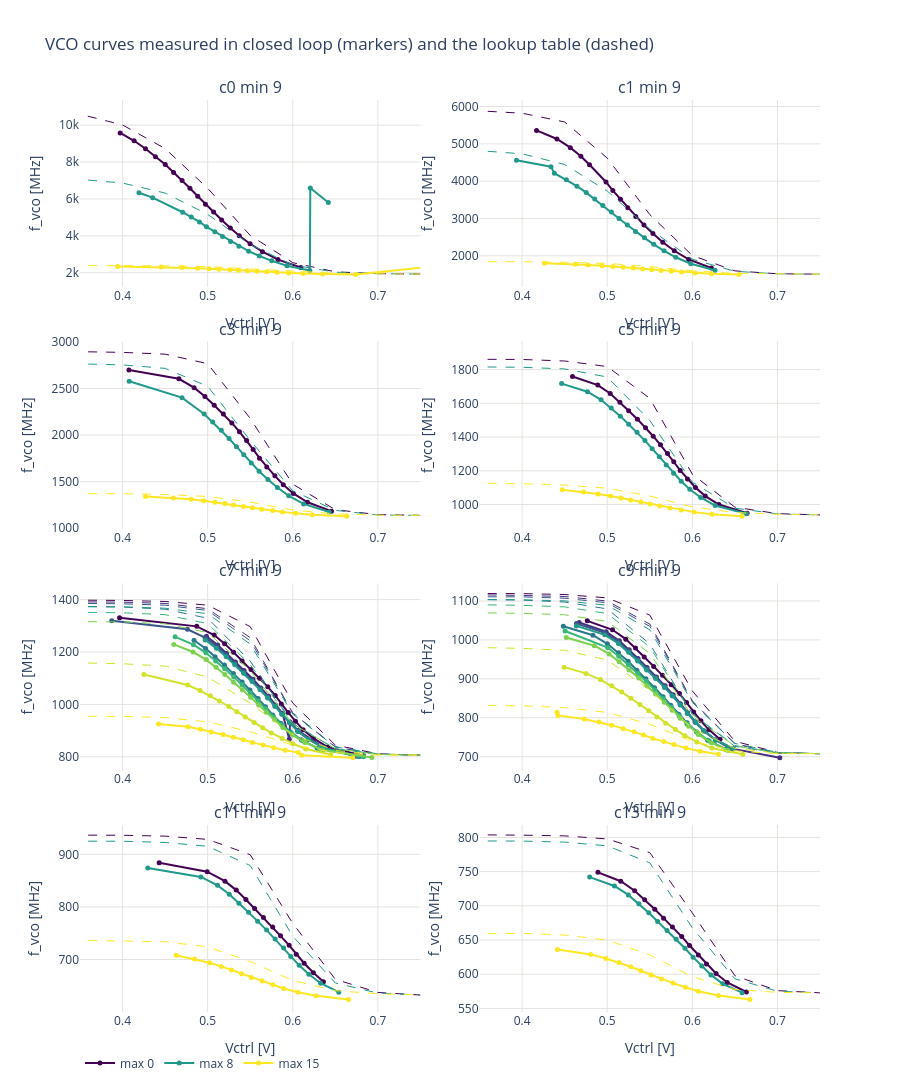

Notebook code cell kept with this figure:
### Code cell
INK, GRID = "#52514e", "#e4e3df"
GROUPS = list(dict.fromkeys(zip(pts["vco_tune_coarse"], pts["vco_current_min"])))  # one panel per coarse / min
N_COLS = 2
N_ROWS = (len(GROUPS) + N_COLS - 1) // N_COLS


def max_color(code):
    """Colour of a vco_current_max code (0: most current, blue; 15: least, yellow)."""
    return sample_colorscale("Viridis", [code / 15])[0]


def save(fig, name):
    """Interactive HTML and a static PNG (kaleido) next to the CSV, then show the figure."""
    base = RESULT_CSV.with_name(f"{RESULT_CSV.stem}_{name}")
    fig.write_html(base.with_suffix(".html"))
    try:
        fig.write_image(base.with_suffix(".png"), width=1100, height=fig.layout.height or 600, scale=2)
        print(f"saved {base}.html and .png")
    except Exception as e:  # kaleido >= 1.0 needs a Chrome/Chromium install (`plotly_get_chrome`)
        print(f"saved {base}.html; PNG export failed: {e}")
    fig.show()


# f_vco against Vctrl per setting, one panel per coarse / min, colour = max code. Markers + line: measured in closed
# loop (locked points); dashed: the lookup table's curve (open loop, 2026-10-01). The horizontal gap between the two
# is the table's Vctrl error.
fig = make_subplots(rows=N_ROWS, cols=N_COLS, horizontal_spacing=0.08, vertical_spacing=0.06,
                    subplot_titles=[f"c{c} min {m}" for c, m in GROUPS])
for n, (coarse, cur_min) in enumerate(GROUPS):
    row, col = n // N_COLS + 1, n % N_COLS + 1
    for code, d in locked[(locked["vco_tune_coarse"] == coarse) & (locked["vco_current_min"] == cur_min)].groupby(
            "vco_current_max"):
        d = d.sort_values("vctrl_meas")
        fig.add_scatter(x=d["vctrl_meas"], y=d["f_vco"] / 1e6, mode="lines+markers", name=f"max {code}",
                        legendgroup=f"max {code}", showlegend=n == 0, line=dict(color=max_color(code)),
                        marker=dict(size=5), row=row, col=col,
                        hovertemplate=f"c{coarse} min {cur_min} max {code}: " + "%{x:.3f} V, %{y:.0f} MHz<extra></extra>")
        vs, fs = lut.curve({"vco_tune_coarse": coarse, "vco_current_min": cur_min, "vco_current_max": code})
        fig.add_scatter(x=vs, y=np.array(fs) / 1e6, mode="lines", showlegend=False, legendgroup=f"max {code}",
                        line=dict(color=max_color(code), dash="dash", width=1), row=row, col=col, hoverinfo="skip")
fig.update_layout(title="VCO curves measured in closed loop (markers) and the lookup table (dashed)",
                  template="plotly_white", height=320 * N_ROWS, legend=dict(orientation="h", y=-0.04))
fig.update_xaxes(title="Vctrl [V]", range=[0.35, 0.75], gridcolor=GRID)
fig.update_yaxes(title="f_vco [MHz]", gridcolor=GRID)
save(fig, "curves")

### Figure 1 — Plotly figure (JSON) as saved in the notebook; plotly's stock layout.template omitted (floating-point values rounded to 4 significant figures)
{"data": [{"hovertemplate": "c0 min 9 max 0: %{x:.3f} V, %{y:.0f} MHz<extra></extra>", "legendgroup": "max 0", "line": {"color": "rgb(68, 1, 84)"}, "marker": {"size": 5}, "mode": "lines+markers", "name": "max 0", "showlegend": true, "type": "scatter", "x": [0.3972, 0.4136, 0.427, 0.4387, 0.4502, 0.46, 0.47, 0.4792, 0.4884, 0.4974, 0.507, 0.5165, 0.5267, 0.5372, 0.5498, 0.5644, 0.5827, 0.6095], "xaxis": "x", "y": [9583.0, 9153.0, 8724.0, 8294.0, 7865.0, 7435.0, 7006.0, 6576.0, 6147.0, 5717.0, 5288.0, 4858.0, 4429.0, 3999.0, 3570.0, 3140.0, 2711.0, 2281.0], "yaxis": "y"}, {"hoverinfo": "skip", "legendgroup": "max 0", "line": {"color": "rgb(68, 1, 84)", "dash": "dash", "width": 1}, "mode": "lines", "showlegend": false, "type": "scatter", "x": [0, 0.2, 0.3, 0.35, 0.4, 0.45, 0.5, 0.55, 0.6, 0.65, 0.7, 0.75], "xaxis": "x", "y": [10860.0, 10840.0, 10770.0, 10600.0, 10010.0, 8733.0, 6577.0, 4023.0, 2544.0, 2046.0, 1949.0, 1924.0], "yaxis": "y"}, {"hovertemplate": "c0 min 9 max 8: %{x:.3f} V, %{y:.0f} MHz<extra></extra>", "legendgroup": "max 8", "line": {"color": "rgb(32, 152, 138)"}, "marker": {"size": 5}, "mode": "lines+markers", "name": "max 8", "showlegend": true, "type": "scatter", "x": [0.4192, 0.4354, 0.4706, 0.4807, 0.4904, 0.4986, 0.5085, 0.5175, 0.5269, 0.5368, 0.5481, 0.5607, 0.5753, 0.5932, 0.6201, 0.6206, 0.6418], "xaxis": "x", "y": [6334.0, 6071.0, 5279.0, 5016.0, 4752.0, 4488.0, 4224.0, 3960.0, 3697.0, 3433.0, 3169.0, 2905.0, 2642.0, 2378.0, 2114.0, 6598.0, 5807.0], "yaxis": "y"}, {"hoverinfo": "skip", "legendgroup": "max 8", "line": {"color": "rgb(32, 152, 138)", "dash": "dash", "width": 1}, "mode": "lines", "showlegend": false, "type": "scatter", "x": [0, 0.2, 0.3, 0.35, 0.4, 0.45, 0.5, 0.55, 0.6, 0.65, 0.7, 0.75], "xaxis": "x", "y": [7232.0, 7223.0, 7143.0, 7062.0, 6862.0, 6319.0, 5165.0, 3526.0, 2419.0, 2027.0, 1948.0, 1924.0], "yaxis": "y"}, {"hovertemplate": "c0 min 9 max 15: %{x:.3f} V, %{y:.0f} MHz<extra></extra>", "legendgroup": "max 15", "line": {"color": "rgb(253, 231, 37)"}, "marker": {"size": 5}, "mode": "lines+markers", "name": "max 15", "showlegend": true, "type": "scatter", "x": [0.3942, 0.4452, 0.4697, 0.4883, 0.5018, 0.5132, 0.5264, 0.5362, 0.5465, 0.5582, 0.5694, 0.5811, 0.595, 0.6122, 0.635, 0.6738, 0.77], "xaxis": "x", "y": [2334.0, 2305.0, 2276.0, 2248.0, 2219.0, 2190.0, 2161.0, 2133.0, 2104.0, 2075.0, 2046.0, 2018.0, 1989.0, 1960.0, 1931.0, 1903.0, 2363.0], "yaxis": "y"}, {"hoverinfo": "skip", "legendgroup": "max 15", "line": {"color": "rgb(253, 231, 37)", "dash": "dash", "width": 1}, "mode": "lines", "showlegend": false, "type": "scatter", "x": [0, 0.2, 0.3, 0.35, 0.4, 0.45, 0.5, 0.55, 0.6, 0.65, 0.7, 0.75], "xaxis": "x", "y": [2420.0, 2411.0, 2403.0, 2399.0, 2391.0, 2376.0, 2330.0, 2207.0, 2052.0, 1968.0, 1942.0, 1924.0], "yaxis": "y"}, {"hovertemplate": "c1 min 9 max 0: %{x:.3f} V, %{y:.0f} MHz<extra></extra>", "legendgroup": "max 0", "line": {"color": "rgb(68, 1, 84)"}, "marker": {"size": 5}, "mode": "lines+markers", "name": "max 0", "showlegend": false, "type": "scatter", "x": [0.4169, 0.4409, 0.4566, 0.469, 0.4791, 0.4986, 0.5066, 0.5156, 0.5241, 0.5335, 0.5431, 0.5537, 0.5653, 0.5787, 0.5957, 0.6224], "xaxis": "x2", "y": [5359.0, 5129.0, 4898.0, 4668.0, 4437.0, 3977.0, 3746.0, 3516.0, 3286.0, 3055.0, 2825.0, 2594.0, 2364.0, 2134.0, 1903.0, 1673.0], "yaxis": "y2"}, {"hoverinfo": "skip", "legendgroup": "max 0", "line": {"color": "rgb(68, 1, 84)", "dash": "dash", "width": 1}, "mode": "lines", "showlegend": false, "type": "scatter", "x": [0, 0.2, 0.3, 0.35, 0.4, 0.45, 0.5, 0.55, 0.6, 0.65, 0.7, 0.75], "xaxis": "x2", "y": [5924.0, 5917.0, 5898.0, 5883.0, 5820.0, 5586.0, 4618.0, 3104.0, 2007.0, 1596.0, 1518.0, 1508.0], "yaxis": "y2"}, {"hovertemplate": "c1 min 9 max 8: %{x:.3f} V, %{y:.0f} MHz<extra></extra>", "legendgroup": "max 8", "line": {"color": "rgb(32, 152, 138)"}, "marker": {"size": 5}, "mode": "lines+markers", "name": "max 8", "showlegend": false, "type": "scatter", "x": [0.3933, 0.4339, 0.4378, 0.4519, 0.4644, 0.4753, 0.4853, 0.4948, 0.5049, 0.5138, 0.5237, 0.5332, 0.5437, 0.5546, 0.5668, 0.5805, 0.5981, 0.6267], "xaxis": "x2", "y": [4559.0, 4386.0, 4212.0, 4039.0, 3866.0, 3693.0, 3519.0, 3346.0, 3173.0, 3000.0, 2826.0, 2653.0, 2480.0, 2307.0, 2133.0, 1960.0, 1787.0, 1614.0], "yaxis": "y2"}, {"hoverinfo": "skip", "legendgroup": "max 8", "line": {"color": "rgb(32, 152, 138)", "dash": "dash", "width": 1}, "mode": "lines", "showlegend": false, "type": "scatter", "x": [0, 0.2, 0.3, 0.35, 0.4, 0.45, 0.5, 0.55, 0.6, 0.65, 0.7, 0.75], "xaxis": "x2", "y": [4849.0, 4847.0, 4835.0, 4815.0, 4732.0, 4446.0, 3735.0, 2714.0, 1907.0, 1584.0, 1516.0, 1508.0], "yaxis": "y2"}, {"hovertemplate": "c1 min 9 max 15: %{x:.3f} V, %{y:.0f} MHz<extra></extra>", "legendgroup": "max 15", "line": {"color": "rgb(253, 231, 37)"}, "marker": {"size": 5}, "mode": "lines+markers", "name": "max 15", "showlegend": false, "type": "scatter", "x": [0.4264, 0.4627, 0.4775, 0.4938, 0.5066, 0.5188, 0.5304, 0.5416, 0.5522, 0.5631, 0.5753, 0.5873, 0.6033, 0.6222, 0.6549], "xaxis": "x2", "y": [1797.0, 1776.0, 1755.0, 1733.0, 1712.0, 1691.0, 1670.0, 1648.0, 1627.0, 1606.0, 1585.0, 1563.0, 1542.0, 1521.0, 1499.0], "yaxis": "y2"}, {"hoverinfo": "skip", "legendgroup": "max 15", "line": {"color": "rgb(253, 231, 37)", "dash": "dash", "width": 1}, "mode": "lines", "showlegend": false, "type": "scatter", "x": [0, 0.2, 0.3, 0.35, 0.4, 0.45, 0.5, 0.55, 0.6, 0.65, 0.7, 0.75], "xaxis": "x2", "y": [1855.0, 1852.0, 1850.0, 1844.0, 1840.0, 1828.0, 1795.0, 1711.0, 1596.0, 1529.0, 1511.0, 1508.0], "yaxis": "y2"}, {"hovertemplate": "c3 min 9 max 0: %{x:.3f} V, %{y:.0f} MHz<extra></extra>", "legendgroup": "max 0", "line": {"color": "rgb(68, 1, 84)"}, "marker": {"size": 5}, "mode": "lines+markers", "name": "max 0", "showlegend": false, "type": "scatter", "x": [0.4075, 0.4662, 0.4841, 0.4968, 0.5077, 0.5185, 0.5284, 0.5373, 0.5458, 0.5535, 0.5609, 0.5695, 0.579, 0.5889, 0.6007, 0.6173, 0.6454], "xaxis": "x3", "y": [2699.0, 2604.0, 2509.0, 2414.0, 2320.0, 2225.0, 2130.0, 2036.0, 1941.0, 1846.0, 1752.0, 1657.0, 1562.0, 1467.0, 1373.0, 1278.0, 1183.0], "yaxis": "y3"}, {"hoverinfo": "skip", "legendgroup": "max 0", "line": {"color": "rgb(68, 1, 84)", "dash": "dash", "width": 1}, "mode": "lines", "showlegend": false, "type": "scatter", "x": [0, 0.2, 0.3, 0.35, 0.4, 0.45, 0.5, 0.55, 0.6, 0.65, 0.7, 0.75], "xaxis": "x3", "y": [2903.0, 2901.0, 2898.0, 2896.0, 2888.0, 2869.0, 2767.0, 2179.0, 1473.0, 1198.0, 1146.0, 1138.0], "yaxis": "y3"}, {"hovertemplate": "c3 min 9 max 8: %{x:.3f} V, %{y:.0f} MHz<extra></extra>", "legendgroup": "max 8", "line": {"color": "rgb(32, 152, 138)"}, "marker": {"size": 5}, "mode": "lines+markers", "name": "max 8", "showlegend": false, "type": "scatter", "x": [0.4078, 0.4698, 0.496, 0.506, 0.516, 0.5252, 0.5339, 0.5424, 0.5512, 0.5605, 0.5708, 0.582, 0.5953, 0.6128, 0.6429], "xaxis": "x3", "y": [2578.0, 2402.0, 2227.0, 2139.0, 2051.0, 1963.0, 1875.0, 1788.0, 1700.0, 1612.0, 1524.0, 1436.0, 1348.0, 1261.0, 1173.0], "yaxis": "y3"}, {"hoverinfo": "skip", "legendgroup": "max 8", "line": {"color": "rgb(32, 152, 138)", "dash": "dash", "width": 1}, "mode": "lines", "showlegend": false, "type": "scatter", "x": [0, 0.2, 0.3, 0.35, 0.4, 0.45, 0.5, 0.55, 0.6, 0.65, 0.7, 0.75], "xaxis": "x3", "y": [2773.0, 2772.0, 2768.0, 2764.0, 2754.0, 2716.0, 2524.0, 1943.0, 1401.0, 1192.0, 1142.0, 1138.0], "yaxis": "y3"}, {"hovertemplate": "c3 min 9 max 15: %{x:.3f} V, %{y:.0f} MHz<extra></extra>", "legendgroup": "max 15", "line": {"color": "rgb(253, 231, 37)"}, "marker": {"size": 5}, "mode": "lines+markers", "name": "max 15", "showlegend": false, "type": "scatter", "x": [0.427, 0.4597, 0.4807, 0.4953, 0.5085, 0.5203, 0.5304, 0.5421, 0.5526, 0.5635, 0.5765, 0.588, 0.6032, 0.6229, 0.6636], "xaxis": "x3", "y": [1340.0, 1325.0, 1310.0, 1294.0, 1279.0, 1264.0, 1249.0, 1234.0, 1219.0, 1204.0, 1189.0, 1174.0, 1159.0, 1144.0, 1129.0], "yaxis": "y3"}, {"hoverinfo": "skip", "legendgroup": "max 15", "line": {"color": "rgb(253, 231, 37)", "dash": "dash", "width": 1}, "mode": "lines", "showlegend": false, "type": "scatter", "x": [0, 0.2, 0.3, 0.35, 0.4, 0.45, 0.5, 0.55, 0.6, 0.65, 0.7, 0.75], "xaxis": "x3", "y": [1381.0, 1378.0, 1376.0, 1376.0, 1370.0, 1362.0, 1341.0, 1280.0, 1194.0, 1153.0, 1140.0, 1138.0], "yaxis": "y3"}, {"hovertemplate": "c5 min 9 max 0: %{x:.3f} V, %{y:.0f} MHz<extra></extra>", "legendgroup": "max 0", "line": {"color": "rgb(68, 1, 84)"}, "marker": {"size": 5}, "mode": "lines+markers", "name": "max 0", "showlegend": false, "type": "scatter", "x": [0.4591, 0.4889, 0.5035, 0.5149, 0.5252, 0.5355, 0.545, 0.554, 0.5626, 0.5709, 0.5781, 0.5857, 0.5943, 0.6036, 0.6152, 0.6312, 0.6643], "xaxis": "x4", "y": [1759.0, 1708.0, 1658.0, 1607.0, 1556.0, 1506.0, 1455.0, 1405.0, 1354.0, 1303.0, 1253.0, 1202.0, 1152.0, 1101.0, 1050.0, 1000.0, 949.0], "yaxis": "y4"}, {"hoverinfo": "skip", "legendgroup": "max 0", "line": {"color": "rgb(68, 1, 84)", "dash": "dash", "width": 1}, "mode": "lines", "showlegend": false, "type": "scatter", "x": [0, 0.2, 0.3, 0.35, 0.4, 0.45, 0.5, 0.55, 0.6, 0.65, 0.7, 0.75], "xaxis": "x4", "y": [1910.0, 1863.0, 1862.0, 1861.0, 1860.0, 1851.0, 1818.0, 1630.0, 1179.0, 984.3, 945.8, 938.5], "yaxis": "y4"}, {"hovertemplate": "c5 min 9 max 8: %{x:.3f} V, %{y:.0f} MHz<extra></extra>", "legendgroup": "max 8", "line": {"color": "rgb(32, 152, 138)"}, "marker": {"size": 5}, "mode": "lines+markers", "name": "max 8", "showlegend": false, "type": "scatter", "x": [0.4464, 0.4768, 0.4927, 0.5047, 0.5153, 0.5252, 0.535, 0.5443, 0.5527, 0.5612, 0.5693, 0.578, 0.5869, 0.597, 0.6098, 0.6268, 0.6636], "xaxis": "x4", "y": [1717.0, 1669.0, 1621.0, 1572.0, 1524.0, 1476.0, 1428.0, 1379.0, 1331.0, 1283.0, 1235.0, 1186.0, 1138.0, 1090.0, 1042.0, 994.0, 945.0], "yaxis": "y4"}, {"hoverinfo": "skip", "legendgroup": "max 8", "line": {"color": "rgb(32, 152, 138)", "dash": "dash", "width": 1}, "mode": "lines", "showlegend": false, "type": "scatter", "x": [0, 0.2, 0.3, 0.35, 0.4, 0.45, 0.5, 0.55, 0.6, 0.65, 0.7, 0.75], "xaxis": "x4", "y": [1863.0, 1819.0, 1818.0, 1817.0, 1814.0, 1804.0, 1756.0, 1498.0, 1133.0, 978.3, 944.3, 938.5], "yaxis": "y4"}, {"hovertemplate": "c5 min 9 max 15: %{x:.3f} V, %{y:.0f} MHz<extra></extra>", "legendgroup": "max 15", "line": {"color": "rgb(253, 231, 37)"}, "marker": {"size": 5}, "mode": "lines+markers", "name": "max 15", "showlegend": false, "type": "scatter", "x": [0.4471, 0.472, 0.4892, 0.504, 0.5161, 0.5274, 0.5396, 0.5502, 0.5616, 0.5737, 0.587, 0.602, 0.623, 0.6584], "xaxis": "x4", "y": [1087.0, 1075.0, 1063.0, 1051.0, 1039.0, 1027.0, 1015.0, 1003.0, 991.0, 979.0, 967.0, 955.0, 943.0, 931.0], "yaxis": "y4"}, {"hoverinfo": "skip", "legendgroup": "max 15", "line": {"color": "rgb(253, 231, 37)", "dash": "dash", "width": 1}, "mode": "lines", "showlegend": false, "type": "scatter", "x": [0, 0.2, 0.3, 0.35, 0.4, 0.45, 0.5, 0.55, 0.6, 0.65, 0.7, 0.75], "xaxis": "x4", "y": [1127.0, 1128.0, 1125.0, 1127.0, 1123.0, 1116.0, 1096.0, 1051.0, 985.6, 952.6, 942.2, 938.5], "yaxis": "y4"}, {"hovertemplate": "c7 min 9 max 0: %{x:.3f} V, %{y:.0f} MHz<extra></extra>", "legendgroup": "max 0", "line": {"color": "rgb(68, 1, 84)"}, "marker": {"size": 5}, "mode": "lines+markers", "name": "max 0", "showlegend": false, "type": "scatter", "x": [0.3965, 0.4872, 0.5077, 0.5199, 0.5305, 0.5405, 0.551, 0.5609, 0.5706, 0.5794, 0.5866, 0.5947, 0.6032, 0.6122, 0.6244, 0.6411, 0.6831], "xaxis": "x5", "y": [1331.0, 1298.0, 1265.0, 1232.0, 1199.0, 1166.0, 1133.0, 1100.0, 1067.0, 1034.0, 1002.0, 969.0, 936.0, 903.0, 870.0, 837.0, 804.0], "yaxis": "y5"}, {"hoverinfo": "skip", "legendgroup": "max 0", "line": {"color": "rgb(68, 1, 84)", "dash": "dash", "width": 1}, "mode": "lines", "showlegend": false, "type": "scatter", "x": [0, 0.2, 0.3, 0.35, 0.4, 0.45, 0.5, 0.55, 0.6, 0.65, 0.7, 0.75], "xaxis": "x5", "y": [1426.0, 1400.0, 1399.0, 1398.0, 1397.0, 1393.0, 1379.0, 1297.0, 1005.0, 844.7, 811.5, 806.3], "yaxis": "y5"}, {"hovertemplate": "c7 min 9 max 2: %{x:.3f} V, %{y:.0f} MHz<extra></extra>", "legendgroup": "max 2", "line": {"color": "rgb(70, 47, 123)"}, "marker": {"size": 5}, "mode": "lines+markers", "name": "max 2", "showlegend": false, "type": "scatter", "x": [0.4986, 0.5118, 0.5222, 0.5326, 0.5427, 0.5533, 0.5625, 0.5717, 0.5798, 0.588, 0.5959, 0.5969, 0.6063, 0.6365, 0.6736], "xaxis": "x5", "y": [1260.0, 1227.0, 1194.0, 1162.0, 1129.0, 1096.0, 1063.0, 1031.0, 998.0, 965.0, 867.0, 933.0, 900.0, 835.0, 802.0], "yaxis": "y5"}, {"hoverinfo": "skip", "legendgroup": "max 2", "line": {"color": "rgb(70, 47, 123)", "dash": "dash", "width": 1}, "mode": "lines", "showlegend": false, "type": "scatter", "x": [0, 0.2, 0.3, 0.35, 0.4, 0.45, 0.5, 0.55, 0.6, 0.65, 0.7, 0.75], "xaxis": "x5", "y": [1420.0, 1394.0, 1393.0, 1392.0, 1390.0, 1385.0, 1365.0, 1255.0, 966.6, 837.2, 809.8, 806.3], "yaxis": "y5"}, {"hovertemplate": "c7 min 9 max 4: %{x:.3f} V, %{y:.0f} MHz<extra></extra>", "legendgroup": "max 4", "line": {"color": "rgb(57, 85, 139)"}, "marker": {"size": 5}, "mode": "lines+markers", "name": "max 4", "showlegend": false, "type": "scatter", "x": [0.3873, 0.4761, 0.497, 0.5106, 0.5215, 0.5318, 0.5421, 0.552, 0.5616, 0.5706, 0.5789, 0.587, 0.5963, 0.606, 0.6184, 0.6368, 0.6784], "xaxis": "x5", "y": [1319.0, 1287.0, 1255.0, 1222.0, 1190.0, 1157.0, 1125.0, 1093.0, 1060.0, 1028.0, 995.0, 963.0, 931.0, 898.0, 866.0, 833.0, 801.0], "yaxis": "y5"}, {"hoverinfo": "skip", "legendgroup": "max 4", "line": {"color": "rgb(57, 85, 139)", "dash": "dash", "width": 1}, "mode": "lines", "showlegend": false, "type": "scatter", "x": [0, 0.2, 0.3, 0.35, 0.4, 0.45, 0.5, 0.55, 0.6, 0.65, 0.7, 0.75], "xaxis": "x5", "y": [1414.0, 1388.0, 1387.0, 1386.0, 1384.0, 1379.0, 1359.0, 1243.0, 967.5, 838.7, 809.1, 806.3], "yaxis": "y5"}, {"hovertemplate": "c7 min 9 max 6: %{x:.3f} V, %{y:.0f} MHz<extra></extra>", "legendgroup": "max 6", "line": {"color": "rgb(42, 120, 142)"}, "marker": {"size": 5}, "mode": "lines+markers", "name": "max 6", "showlegend": false, "type": "scatter", "x": [0.484, 0.4976, 0.5088, 0.5197, 0.5303, 0.5405, 0.5497, 0.5593, 0.568, 0.5764, 0.586, 0.5969, 0.61, 0.6288, 0.683], "xaxis": "x5", "y": [1245.0, 1213.0, 1182.0, 1150.0, 1118.0, 1086.0, 1055.0, 1023.0, 991.0, 960.0, 928.0, 896.0, 865.0, 833.0, 801.0], "yaxis": "y5"}, {"hoverinfo": "skip", "legendgroup": "max 6", "line": {"color": "rgb(42, 120, 142)", "dash": "dash", "width": 1}, "mode": "lines", "showlegend": false, "type": "scatter", "x": [0, 0.2, 0.3, 0.35, 0.4, 0.45, 0.5, 0.55, 0.6, 0.65, 0.7, 0.75], "xaxis": "x5", "y": [1403.0, 1377.0, 1375.0, 1375.0, 1372.0, 1363.0, 1329.0, 1165.0, 928.6, 829.8, 809.9, 806.3], "yaxis": "y5"}, {"hovertemplate": "c7 min 9 max 8: %{x:.3f} V, %{y:.0f} MHz<extra></extra>", "legendgroup": "max 8", "line": {"color": "rgb(32, 152, 138)"}, "marker": {"size": 5}, "mode": "lines+markers", "name": "max 8", "showlegend": false, "type": "scatter", "x": [0.4971, 0.5103, 0.5218, 0.5319, 0.5422, 0.5523, 0.5616, 0.5705, 0.5792, 0.5878, 0.5963, 0.606, 0.619, 0.637, 0.677], "xaxis": "x5", "y": [1246.0, 1214.0, 1182.0, 1151.0, 1119.0, 1087.0, 1056.0, 1024.0, 992.0, 961.0, 929.0, 897.0, 866.0, 834.0, 802.0], "yaxis": "y5"}, {"hoverinfo": "skip", "legendgroup": "max 8", "line": {"color": "rgb(32, 152, 138)", "dash": "dash", "width": 1}, "mode": "lines", "showlegend": false, "type": "scatter", "x": [0, 0.2, 0.3, 0.35, 0.4, 0.45, 0.5, 0.55, 0.6, 0.65, 0.7, 0.75], "xaxis": "x5", "y": [1401.0, 1376.0, 1375.0, 1374.0, 1372.0, 1367.0, 1346.0, 1230.0, 963.2, 837.7, 811.1, 806.3], "yaxis": "y5"}, {"hovertemplate": "c7 min 9 max 10: %{x:.3f} V, %{y:.0f} MHz<extra></extra>", "legendgroup": "max 10", "line": {"color": "rgb(53, 183, 121)"}, "marker": {"size": 5}, "mode": "lines+markers", "name": "max 10", "showlegend": false, "type": "scatter", "x": [0.4618, 0.4834, 0.4979, 0.5095, 0.52, 0.5307, 0.5405, 0.55, 0.5591, 0.5682, 0.5775, 0.587, 0.5982, 0.6115, 0.6313, 0.683], "xaxis": "x5", "y": [1258.0, 1228.0, 1197.0, 1166.0, 1136.0, 1105.0, 1075.0, 1044.0, 1014.0, 983.0, 952.0, 922.0, 891.0, 861.0, 830.0, 800.0], "yaxis": "y5"}, {"hoverinfo": "skip", "legendgroup": "max 10", "line": {"color": "rgb(53, 183, 121)", "dash": "dash", "width": 1}, "mode": "lines", "showlegend": false, "type": "scatter", "x": [0, 0.2, 0.3, 0.35, 0.4, 0.45, 0.5, 0.55, 0.6, 0.65, 0.7, 0.75], "xaxis": "x5", "y": [1379.0, 1355.0, 1353.0, 1352.0, 1350.0, 1343.0, 1308.0, 1152.0, 925.9, 830.9, 809.5, 806.3], "yaxis": "y5"}, {"hovertemplate": "c7 min 9 max 12: %{x:.3f} V, %{y:.0f} MHz<extra></extra>", "legendgroup": "max 12", "line": {"color": "rgb(124, 209, 79)"}, "marker": {"size": 5}, "mode": "lines+markers", "name": "max 12", "showlegend": false, "type": "scatter", "x": [0.4602, 0.4828, 0.4982, 0.5099, 0.5203, 0.5304, 0.5408, 0.5505, 0.5599, 0.5689, 0.5786, 0.5883, 0.5998, 0.6143, 0.6352, 0.6929], "xaxis": "x5", "y": [1229.0, 1200.0, 1171.0, 1142.0, 1114.0, 1085.0, 1056.0, 1027.0, 998.0, 970.0, 941.0, 912.0, 883.0, 855.0, 826.0, 797.0], "yaxis": "y5"}, {"hoverinfo": "skip", "legendgroup": "max 12", "line": {"color": "rgb(124, 209, 79)", "dash": "dash", "width": 1}, "mode": "lines", "showlegend": false, "type": "scatter", "x": [0, 0.2, 0.3, 0.35, 0.4, 0.45, 0.5, 0.55, 0.6, 0.65, 0.7, 0.75], "xaxis": "x5", "y": [1339.0, 1318.0, 1317.0, 1317.0, 1315.0, 1308.0, 1274.0, 1129.0, 925.5, 831.0, 808.9, 806.3], "yaxis": "y5"}, {"hovertemplate": "c7 min 9 max 14: %{x:.3f} V, %{y:.0f} MHz<extra></extra>", "legendgroup": "max 14", "line": {"color": "rgb(210, 226, 41)"}, "marker": {"size": 5}, "mode": "lines+markers", "name": "max 14", "showlegend": false, "type": "scatter", "x": [0.4251, 0.4766, 0.4911, 0.5031, 0.5138, 0.5248, 0.5344, 0.5442, 0.5546, 0.5645, 0.5749, 0.5875, 0.6002, 0.6152, 0.6445], "xaxis": "x5", "y": [1114.0, 1074.0, 1053.0, 1033.0, 1013.0, 992.0, 972.0, 952.0, 931.0, 911.0, 891.0, 870.0, 850.0, 830.0, 809.0], "yaxis": "y5"}, {"hoverinfo": "skip", "legendgroup": "max 14", "line": {"color": "rgb(210, 226, 41)", "dash": "dash", "width": 1}, "mode": "lines", "showlegend": false, "type": "scatter", "x": [0, 0.2, 0.3, 0.35, 0.4, 0.45, 0.5, 0.55, 0.6, 0.65, 0.7, 0.75], "xaxis": "x5", "y": [1159.0, 1161.0, 1158.0, 1159.0, 1155.0, 1146.0, 1104.0, 1004.0, 883.9, 824.3, 809.1, 806.3], "yaxis": "y5"}, {"hovertemplate": "c7 min 9 max 15: %{x:.3f} V, %{y:.0f} MHz<extra></extra>", "legendgroup": "max 15", "line": {"color": "rgb(253, 231, 37)"}, "marker": {"size": 5}, "mode": "lines+markers", "name": "max 15", "showlegend": false, "type": "scatter", "x": [0.4423, 0.4769, 0.4915, 0.5043, 0.5182, 0.5303, 0.542, 0.5525, 0.5652, 0.5776, 0.5909, 0.6063, 0.6105, 0.6706], "xaxis": "x5", "y": [925.0, 915.0, 905.0, 895.0, 885.0, 875.0, 865.0, 855.0, 845.0, 835.0, 825.0, 816.0, 806.0, 796.0], "yaxis": "y5"}, {"hoverinfo": "skip", "legendgroup": "max 15", "line": {"color": "rgb(253, 231, 37)", "dash": "dash", "width": 1}, "mode": "lines", "showlegend": false, "type": "scatter", "x": [0, 0.2, 0.3, 0.35, 0.4, 0.45, 0.5, 0.55, 0.6, 0.65, 0.7, 0.75], "xaxis": "x5", "y": [957.7, 955.8, 956.3, 956.0, 954.3, 949.7, 933.5, 895.7, 844.6, 816.0, 806.2, 806.3], "yaxis": "y5"}, {"hovertemplate": "c9 min 9 max 0: %{x:.3f} V, %{y:.0f} MHz<extra></extra>", "legendgroup": "max 0", "line": {"color": "rgb(68, 1, 84)"}, "marker": {"size": 5}, "mode": "lines+markers", "name": "max 0", "showlegend": false, "type": "scatter", "x": [0.4765, 0.5062, 0.5218, 0.5332, 0.5434, 0.5546, 0.5649, 0.5752, 0.5848, 0.5932, 0.6016, 0.6101, 0.6195, 0.6325], "xaxis": "x6", "y": [1049.0, 1026.0, 1002.0, 979.0, 956.0, 932.0, 909.0, 885.0, 862.0, 839.0, 815.0, 792.0, 769.0, 745.0], "yaxis": "y6"}, {"hoverinfo": "skip", "legendgroup": "max 0", "line": {"color": "rgb(68, 1, 84)", "dash": "dash", "width": 1}, "mode": "lines", "showlegend": false, "type": "scatter", "x": [0, 0.2, 0.3, 0.35, 0.4, 0.45, 0.5, 0.55, 0.6, 0.65, 0.7, 0.75], "xaxis": "x6", "y": [1121.0, 1121.0, 1120.0, 1120.0, 1119.0, 1117.0, 1108.0, 1064.0, 868.9, 739.6, 710.9, 707.7], "yaxis": "y6"}, {"hovertemplate": "c9 min 9 max 2: %{x:.3f} V, %{y:.0f} MHz<extra></extra>", "legendgroup": "max 2", "line": {"color": "rgb(70, 47, 123)"}, "marker": {"size": 5}, "mode": "lines+markers", "name": "max 2", "showlegend": false, "type": "scatter", "x": [0.4669, 0.4986, 0.5142, 0.5258, 0.5361, 0.5467, 0.5578, 0.568, 0.5775, 0.5859, 0.5944, 0.6039, 0.6143, 0.6275, 0.6482, 0.7028], "xaxis": "x6", "y": [1045.0, 1021.0, 998.0, 975.0, 952.0, 929.0, 905.0, 882.0, 859.0, 836.0, 813.0, 789.0, 766.0, 743.0, 720.0, 697.0], "yaxis": "y6"}, {"hoverinfo": "skip", "legendgroup": "max 2", "line": {"color": "rgb(70, 47, 123)", "dash": "dash", "width": 1}, "mode": "lines", "showlegend": false, "type": "scatter", "x": [0, 0.2, 0.3, 0.35, 0.4, 0.45, 0.5, 0.55, 0.6, 0.65, 0.7, 0.75], "xaxis": "x6", "y": [1117.0, 1117.0, 1116.0, 1116.0, 1114.0, 1112.0, 1100.0, 1041.0, 843.3, 733.3, 708.8, 707.7], "yaxis": "y6"}, {"hovertemplate": "c9 min 9 max 4: %{x:.3f} V, %{y:.0f} MHz<extra></extra>", "legendgroup": "max 4", "line": {"color": "rgb(57, 85, 139)"}, "marker": {"size": 5}, "mode": "lines+markers", "name": "max 4", "showlegend": false, "type": "scatter", "x": [0.4638, 0.4962, 0.5128, 0.5246, 0.5354, 0.5458, 0.5563, 0.5671, 0.5762, 0.5856, 0.5942, 0.6031, 0.6133, 0.6272, 0.6442], "xaxis": "x6", "y": [1042.0, 1019.0, 996.0, 973.0, 950.0, 927.0, 904.0, 881.0, 858.0, 835.0, 812.0, 789.0, 766.0, 743.0, 721.0], "yaxis": "y6"}, {"hoverinfo": "skip", "legendgroup": "max 4", "line": {"color": "rgb(57, 85, 139)", "dash": "dash", "width": 1}, "mode": "lines", "showlegend": false, "type": "scatter", "x": [0, 0.2, 0.3, 0.35, 0.4, 0.45, 0.5, 0.55, 0.6, 0.65, 0.7, 0.75], "xaxis": "x6", "y": [1113.0, 1113.0, 1112.0, 1112.0, 1111.0, 1107.0, 1095.0, 1035.0, 841.6, 732.4, 710.2, 707.7], "yaxis": "y6"}, {"hovertemplate": "c9 min 9 max 6: %{x:.3f} V, %{y:.0f} MHz<extra></extra>", "legendgroup": "max 6", "line": {"color": "rgb(42, 120, 142)"}, "marker": {"size": 5}, "mode": "lines+markers", "name": "max 6", "showlegend": false, "type": "scatter", "x": [0.4484, 0.4832, 0.5001, 0.5133, 0.5246, 0.5349, 0.5455, 0.5556, 0.5655, 0.5746, 0.5841, 0.5938, 0.6048, 0.618, 0.6401], "xaxis": "x6", "y": [1035.0, 1012.0, 990.0, 967.0, 945.0, 922.0, 900.0, 877.0, 854.0, 832.0, 809.0, 787.0, 764.0, 742.0, 719.0], "yaxis": "y6"}, {"hoverinfo": "skip", "legendgroup": "max 6", "line": {"color": "rgb(42, 120, 142)", "dash": "dash", "width": 1}, "mode": "lines", "showlegend": false, "type": "scatter", "x": [0, 0.2, 0.3, 0.35, 0.4, 0.45, 0.5, 0.55, 0.6, 0.65, 0.7, 0.75], "xaxis": "x6", "y": [1106.0, 1106.0, 1105.0, 1104.0, 1102.0, 1097.0, 1080.0, 989.8, 810.5, 726.4, 709.7, 707.7], "yaxis": "y6"}, {"hovertemplate": "c9 min 9 max 8: %{x:.3f} V, %{y:.0f} MHz<extra></extra>", "legendgroup": "max 8", "line": {"color": "rgb(32, 152, 138)"}, "marker": {"size": 5}, "mode": "lines+markers", "name": "max 8", "showlegend": false, "type": "scatter", "x": [0.4636, 0.4971, 0.5131, 0.5253, 0.5358, 0.5463, 0.5569, 0.5673, 0.5767, 0.5858, 0.594, 0.6039, 0.6138, 0.6273, 0.6481], "xaxis": "x6", "y": [1036.0, 1013.0, 991.0, 968.0, 946.0, 923.0, 901.0, 878.0, 856.0, 833.0, 811.0, 788.0, 766.0, 743.0, 721.0], "yaxis": "y6"}, {"hoverinfo": "skip", "legendgroup": "max 8", "line": {"color": "rgb(32, 152, 138)", "dash": "dash", "width": 1}, "mode": "lines", "showlegend": false, "type": "scatter", "x": [0, 0.2, 0.3, 0.35, 0.4, 0.45, 0.5, 0.55, 0.6, 0.65, 0.7, 0.75], "xaxis": "x6", "y": [1105.0, 1105.0, 1104.0, 1104.0, 1103.0, 1100.0, 1089.0, 1026.0, 839.5, 734.0, 711.1, 707.7], "yaxis": "y6"}, {"hovertemplate": "c9 min 9 max 10: %{x:.3f} V, %{y:.0f} MHz<extra></extra>", "legendgroup": "max 10", "line": {"color": "rgb(53, 183, 121)"}, "marker": {"size": 5}, "mode": "lines+markers", "name": "max 10", "showlegend": false, "type": "scatter", "x": [0.4505, 0.5007, 0.5135, 0.5248, 0.536, 0.5459, 0.5561, 0.5659, 0.5754, 0.5845, 0.5936, 0.606, 0.62, 0.6395], "xaxis": "x6", "y": [1023.0, 980.0, 958.0, 936.0, 914.0, 893.0, 871.0, 849.0, 827.0, 805.0, 784.0, 762.0, 740.0, 718.0], "yaxis": "y6"}, {"hoverinfo": "skip", "legendgroup": "max 10", "line": {"color": "rgb(53, 183, 121)", "dash": "dash", "width": 1}, "mode": "lines", "showlegend": false, "type": "scatter", "x": [0, 0.2, 0.3, 0.35, 0.4, 0.45, 0.5, 0.55, 0.6, 0.65, 0.7, 0.75], "xaxis": "x6", "y": [1092.0, 1092.0, 1091.0, 1090.0, 1089.0, 1085.0, 1068.0, 981.7, 809.1, 728.8, 710.0, 707.7], "yaxis": "y6"}, {"hovertemplate": "c9 min 9 max 12: %{x:.3f} V, %{y:.0f} MHz<extra></extra>", "legendgroup": "max 12", "line": {"color": "rgb(124, 209, 79)"}, "marker": {"size": 5}, "mode": "lines+markers", "name": "max 12", "showlegend": false, "type": "scatter", "x": [0.4519, 0.4849, 0.5022, 0.514, 0.5257, 0.537, 0.5466, 0.5569, 0.567, 0.5764, 0.5858, 0.5957, 0.6069, 0.6224, 0.6419], "xaxis": "x6", "y": [1006.0, 985.0, 964.0, 944.0, 923.0, 902.0, 882.0, 861.0, 840.0, 819.0, 799.0, 778.0, 757.0, 736.0, 716.0], "yaxis": "y6"}, {"hoverinfo": "skip", "legendgroup": "max 12", "line": {"color": "rgb(124, 209, 79)", "dash": "dash", "width": 1}, "mode": "lines", "showlegend": false, "type": "scatter", "x": [0, 0.2, 0.3, 0.35, 0.4, 0.45, 0.5, 0.55, 0.6, 0.65, 0.7, 0.75], "xaxis": "x6", "y": [1071.0, 1071.0, 1070.0, 1070.0, 1068.0, 1065.0, 1047.0, 965.2, 803.3, 727.4, 709.6, 707.7], "yaxis": "y6"}, {"hovertemplate": "c9 min 9 max 14: %{x:.3f} V, %{y:.0f} MHz<extra></extra>", "legendgroup": "max 14", "line": {"color": "rgb(210, 226, 41)"}, "marker": {"size": 5}, "mode": "lines+markers", "name": "max 14", "showlegend": false, "type": "scatter", "x": [0.4494, 0.4749, 0.4919, 0.5053, 0.517, 0.5279, 0.5384, 0.5487, 0.5584, 0.5687, 0.58, 0.5913, 0.6053, 0.6229, 0.6594], "xaxis": "x6", "y": [930.0, 914.0, 898.0, 882.0, 866.0, 850.0, 834.0, 818.0, 802.0, 786.0, 770.0, 754.0, 738.0, 722.0, 706.0], "yaxis": "y6"}, {"hoverinfo": "skip", "legendgroup": "max 14", "line": {"color": "rgb(210, 226, 41)", "dash": "dash", "width": 1}, "mode": "lines", "showlegend": false, "type": "scatter", "x": [0, 0.2, 0.3, 0.35, 0.4, 0.45, 0.5, 0.55, 0.6, 0.65, 0.7, 0.75], "xaxis": "x6", "y": [981.0, 980.9, 980.7, 980.5, 978.2, 973.3, 948.6, 871.0, 773.0, 721.3, 709.2, 707.7], "yaxis": "y6"}, {"hovertemplate": "c9 min 9 max 15: %{x:.3f} V, %{y:.0f} MHz<extra></extra>", "legendgroup": "max 15", "line": {"color": "rgb(253, 231, 37)"}, "marker": {"size": 5}, "mode": "lines+markers", "name": "max 15", "showlegend": false, "type": "scatter", "x": [0.441, 0.4422, 0.4729, 0.4904, 0.5051, 0.5186, 0.5316, 0.5426, 0.5535, 0.5665, 0.5785, 0.5926, 0.609, 0.6307], "xaxis": "x6", "y": [814.0, 806.0, 797.0, 789.0, 781.0, 772.0, 764.0, 756.0, 747.0, 739.0, 731.0, 722.0, 714.0, 706.0], "yaxis": "y6"}, {"hoverinfo": "skip", "legendgroup": "max 15", "line": {"color": "rgb(253, 231, 37)", "dash": "dash", "width": 1}, "mode": "lines", "showlegend": false, "type": "scatter", "x": [0, 0.2, 0.3, 0.35, 0.4, 0.45, 0.5, 0.55, 0.6, 0.65, 0.7, 0.75], "xaxis": "x6", "y": [831.9, 830.6, 831.8, 831.9, 830.7, 825.9, 813.6, 783.2, 739.2, 714.9, 707.6, 707.7], "yaxis": "y6"}, {"hovertemplate": "c11 min 9 max 0: %{x:.3f} V, %{y:.0f} MHz<extra></extra>", "legendgroup": "max 0", "line": {"color": "rgb(68, 1, 84)"}, "marker": {"size": 5}, "mode": "lines+markers", "name": "max 0", "showlegend": false, "type": "scatter", "x": [0.443, 0.4994, 0.5203, 0.5336, 0.5449, 0.5551, 0.5655, 0.5764, 0.5856, 0.5958, 0.6041, 0.6134, 0.6243, 0.636], "xaxis": "x7", "y": [884.0, 867.0, 849.0, 832.0, 814.0, 797.0, 780.0, 762.0, 745.0, 727.0, 710.0, 693.0, 675.0, 658.0], "yaxis": "y7"}, {"hoverinfo": "skip", "legendgroup": "max 0", "line": {"color": "rgb(68, 1, 84)", "dash": "dash", "width": 1}, "mode": "lines", "showlegend": false, "type": "scatter", "x": [0, 0.2, 0.3, 0.35, 0.4, 0.45, 0.5, 0.55, 0.6, 0.65, 0.7, 0.75], "xaxis": "x7", "y": [937.9, 937.5, 937.4, 937.3, 936.2, 934.5, 928.4, 899.4, 768.8, 662.5, 637.5, 632.6], "yaxis": "y7"}, {"hovertemplate": "c11 min 9 max 8: %{x:.3f} V, %{y:.0f} MHz<extra></extra>", "legendgroup": "max 8", "line": {"color": "rgb(32, 152, 138)"}, "marker": {"size": 5}, "mode": "lines+markers", "name": "max 8", "showlegend": false, "type": "scatter", "x": [0.4296, 0.4921, 0.5116, 0.5254, 0.5367, 0.5481, 0.5587, 0.5693, 0.5793, 0.5893, 0.5977, 0.6075, 0.6189, 0.6327, 0.6541], "xaxis": "x7", "y": [874.0, 857.0, 841.0, 824.0, 807.0, 790.0, 773.0, 756.0, 739.0, 722.0, 706.0, 689.0, 672.0, 655.0, 638.0], "yaxis": "y7"}, {"hoverinfo": "skip", "legendgroup": "max 8", "line": {"color": "rgb(32, 152, 138)", "dash": "dash", "width": 1}, "mode": "lines", "showlegend": false, "type": "scatter", "x": [0, 0.2, 0.3, 0.35, 0.4, 0.45, 0.5, 0.55, 0.6, 0.65, 0.7, 0.75], "xaxis": "x7", "y": [926.3, 926.0, 926.0, 925.6, 924.8, 922.5, 915.2, 878.7, 744.5, 655.5, 636.3, 632.6], "yaxis": "y7"}, {"hovertemplate": "c11 min 9 max 15: %{x:.3f} V, %{y:.0f} MHz<extra></extra>", "legendgroup": "max 15", "line": {"color": "rgb(253, 231, 37)"}, "marker": {"size": 5}, "mode": "lines+markers", "name": "max 15", "showlegend": false, "type": "scatter", "x": [0.463, 0.4846, 0.5023, 0.5159, 0.5281, 0.5398, 0.5513, 0.5642, 0.5766, 0.5895, 0.6061, 0.6275, 0.6657], "xaxis": "x7", "y": [708.0, 701.0, 694.0, 687.0, 680.0, 673.0, 666.0, 659.0, 652.0, 645.0, 638.0, 631.0, 624.0], "yaxis": "y7"}, {"hoverinfo": "skip", "legendgroup": "max 15", "line": {"color": "rgb(253, 231, 37)", "dash": "dash", "width": 1}, "mode": "lines", "showlegend": false, "type": "scatter", "x": [0, 0.2, 0.3, 0.35, 0.4, 0.45, 0.5, 0.55, 0.6, 0.65, 0.7, 0.75], "xaxis": "x7", "y": [736.9, 736.0, 737.4, 736.6, 735.7, 733.7, 724.2, 696.2, 660.3, 640.9, 635.0, 632.6], "yaxis": "y7"}, {"hovertemplate": "c13 min 9 max 0: %{x:.3f} V, %{y:.0f} MHz<extra></extra>", "legendgroup": "max 0", "line": {"color": "rgb(68, 1, 84)"}, "marker": {"size": 5}, "mode": "lines+markers", "name": "max 0", "showlegend": false, "type": "scatter", "x": [0.4891, 0.5159, 0.5322, 0.544, 0.5559, 0.5662, 0.5766, 0.5875, 0.5967, 0.607, 0.6167, 0.6278, 0.641, 0.6635], "xaxis": "x8", "y": [749.0, 736.0, 722.0, 709.0, 695.0, 682.0, 669.0, 655.0, 642.0, 628.0, 615.0, 601.0, 588.0, 574.0], "yaxis": "y8"}, {"hoverinfo": "skip", "legendgroup": "max 0", "line": {"color": "rgb(68, 1, 84)", "dash": "dash", "width": 1}, "mode": "lines", "showlegend": false, "type": "scatter", "x": [0, 0.2, 0.3, 0.35, 0.4, 0.45, 0.5, 0.55, 0.6, 0.65, 0.7, 0.75], "xaxis": "x8", "y": [804.4, 804.5, 804.0, 803.8, 803.3, 802.3, 797.8, 777.8, 689.6, 597.8, 576.0, 572.8], "yaxis": "y8"}, {"hovertemplate": "c13 min 9 max 8: %{x:.3f} V, %{y:.0f} MHz<extra></extra>", "legendgroup": "max 8", "line": {"color": "rgb(32, 152, 138)"}, "marker": {"size": 5}, "mode": "lines+markers", "name": "max 8", "showlegend": false, "type": "scatter", "x": [0.4794, 0.5085, 0.5248, 0.5371, 0.5488, 0.5592, 0.5702, 0.581, 0.5913, 0.6009, 0.6111, 0.6219, 0.6357, 0.6585], "xaxis": "x8", "y": [742.0, 729.0, 716.0, 703.0, 690.0, 677.0, 664.0, 651.0, 638.0, 625.0, 612.0, 599.0, 586.0, 573.0], "yaxis": "y8"}, {"hoverinfo": "skip", "legendgroup": "max 8", "line": {"color": "rgb(32, 152, 138)", "dash": "dash", "width": 1}, "mode": "lines", "showlegend": false, "type": "scatter", "x": [0, 0.2, 0.3, 0.35, 0.4, 0.45, 0.5, 0.55, 0.6, 0.65, 0.7, 0.75], "xaxis": "x8", "y": [795.9, 795.5, 795.3, 795.2, 794.7, 793.2, 787.7, 762.8, 667.9, 593.3, 575.2, 572.8], "yaxis": "y8"}, {"hovertemplate": "c13 min 9 max 15: %{x:.3f} V, %{y:.0f} MHz<extra></extra>", "legendgroup": "max 15", "line": {"color": "rgb(253, 231, 37)"}, "marker": {"size": 5}, "mode": "lines+markers", "name": "max 15", "showlegend": false, "type": "scatter", "x": [0.4414, 0.4807, 0.4984, 0.5139, 0.5276, 0.5395, 0.5515, 0.5639, 0.5774, 0.5916, 0.6068, 0.6308, 0.6677], "xaxis": "x8", "y": [636.0, 629.0, 623.0, 617.0, 611.0, 605.0, 599.0, 593.0, 587.0, 581.0, 575.0, 569.0, 563.0], "yaxis": "y8"}, {"hoverinfo": "skip", "legendgroup": "max 15", "line": {"color": "rgb(253, 231, 37)", "dash": "dash", "width": 1}, "mode": "lines", "showlegend": false, "type": "scatter", "x": [0, 0.2, 0.3, 0.35, 0.4, 0.45, 0.5, 0.55, 0.6, 0.65, 0.7, 0.75], "xaxis": "x8", "y": [659.9, 660.5, 659.8, 659.2, 659.7, 657.3, 650.0, 628.1, 596.4, 577.6, 573.5, 572.8], "yaxis": "y8"}], "layout": {"annotations": [{"font": {"size": 16}, "showarrow": false, "text": "c0 min 9", "x": 0.23, "xanchor": "center", "xref": "paper", "y": 1, "yanchor": "bottom", "yref": "paper"}, {"font": {"size": 16}, "showarrow": false, "text": "c1 min 9", "x": 0.77, "xanchor": "center", "xref": "paper", "y": 1, "yanchor": "bottom", "yref": "paper"}, {"font": {"size": 16}, "showarrow": false, "text": "c3 min 9", "x": 0.23, "xanchor": "center", "xref": "paper", "y": 0.735, "yanchor": "bottom", "yref": "paper"}, {"font": {"size": 16}, "showarrow": false, "text": "c5 min 9", "x": 0.77, "xanchor": "center", "xref": "paper", "y": 0.735, "yanchor": "bottom", "yref": "paper"}, {"font": {"size": 16}, "showarrow": false, "text": "c7 min 9", "x": 0.23, "xanchor": "center", "xref": "paper", "y": 0.47, "yanchor": "bottom", "yref": "paper"}, {"font": {"size": 16}, "showarrow": false, "text": "c9 min 9", "x": 0.77, "xanchor": "center", "xref": "paper", "y": 0.47, "yanchor": "bottom", "yref": "paper"}, {"font": {"size": 16}, "showarrow": false, "text": "c11 min 9", "x": 0.23, "xanchor": "center", "xref": "paper", "y": 0.205, "yanchor": "bottom", "yref": "paper"}, {"font": {"size": 16}, "showarrow": false, "text": "c13 min 9", "x": 0.77, "xanchor": "center", "xref": "paper", "y": 0.205, "yanchor": "bottom", "yref": "paper"}], "height": 1280, "legend": {"orientation": "h", "y": -0.04}, "title": {"text": "VCO curves measured in closed loop (markers) and the lookup table (dashed)"}, "xaxis": {"anchor": "y", "domain": [0, 0.46], "gridcolor": "#e4e3df", "range": [0.35, 0.75], "title": {"text": "Vctrl [V]"}}, "xaxis2": {"anchor": "y2", "domain": [0.54, 1], "gridcolor": "#e4e3df", "range": [0.35, 0.75], "title": {"text": "Vctrl [V]"}}, "xaxis3": {"anchor": "y3", "domain": [0, 0.46], "gridcolor": "#e4e3df", "range": [0.35, 0.75], "title": {"text": "Vctrl [V]"}}, "xaxis4": {"anchor": "y4", "domain": [0.54, 1], "gridcolor": "#e4e3df", "range": [0.35, 0.75], "title": {"text": "Vctrl [V]"}}, "xaxis5": {"anchor": "y5", "domain": [0, 0.46], "gridcolor": "#e4e3df", "range": [0.35, 0.75], "title": {"text": "Vctrl [V]"}}, "xaxis6": {"anchor": "y6", "domain": [0.54, 1], "gridcolor": "#e4e3df", "range": [0.35, 0.75], "title": {"text": "Vctrl [V]"}}, "xaxis7": {"anchor": "y7", "domain": [0, 0.46], "gridcolor": "#e4e3df", "range": [0.35, 0.75], "title": {"text": "Vctrl [V]"}}, "xaxis8": {"anchor": "y8", "domain": [0.54, 1], "gridcolor": "#e4e3df", "range": [0.35, 0.75], "title": {"text": "Vctrl [V]"}}, "yaxis": {"anchor": "x", "domain": [0.795, 1], "gridcolor": "#e4e3df", "title": {"text": "f_vco [MHz]"}}, "yaxis2": {"anchor": "x2", "domain": [0.795, 1], "gridcolor": "#e4e3df", "title": {"text": "f_vco [MHz]"}}, "yaxis3": {"anchor": "x3", "domain": [0.53, 0.735], "gridcolor": "#e4e3df", "title": {"text": "f_vco [MHz]"}}, "yaxis4": {"anchor": "x4", "domain": [0.53, 0.735], "gridcolor": "#e4e3df", "title": {"text": "f_vco [MHz]"}}, "yaxis5": {"anchor": "x5", "domain": [0.265, 0.47], "gridcolor": "#e4e3df", "title": {"text": "f_vco [MHz]"}}, "yaxis6": {"anchor": "x6", "domain": [0.265, 0.47], "gridcolor": "#e4e3df", "title": {"text": "f_vco [MHz]"}}, "yaxis7": {"anchor": "x7", "domain": [0, 0.205], "gridcolor": "#e4e3df", "title": {"text": "f_vco [MHz]"}}, "yaxis8": {"anchor": "x8", "domain": [0, 0.205], "gridcolor": "#e4e3df", "title": {"text": "f_vco [MHz]"}}}}
